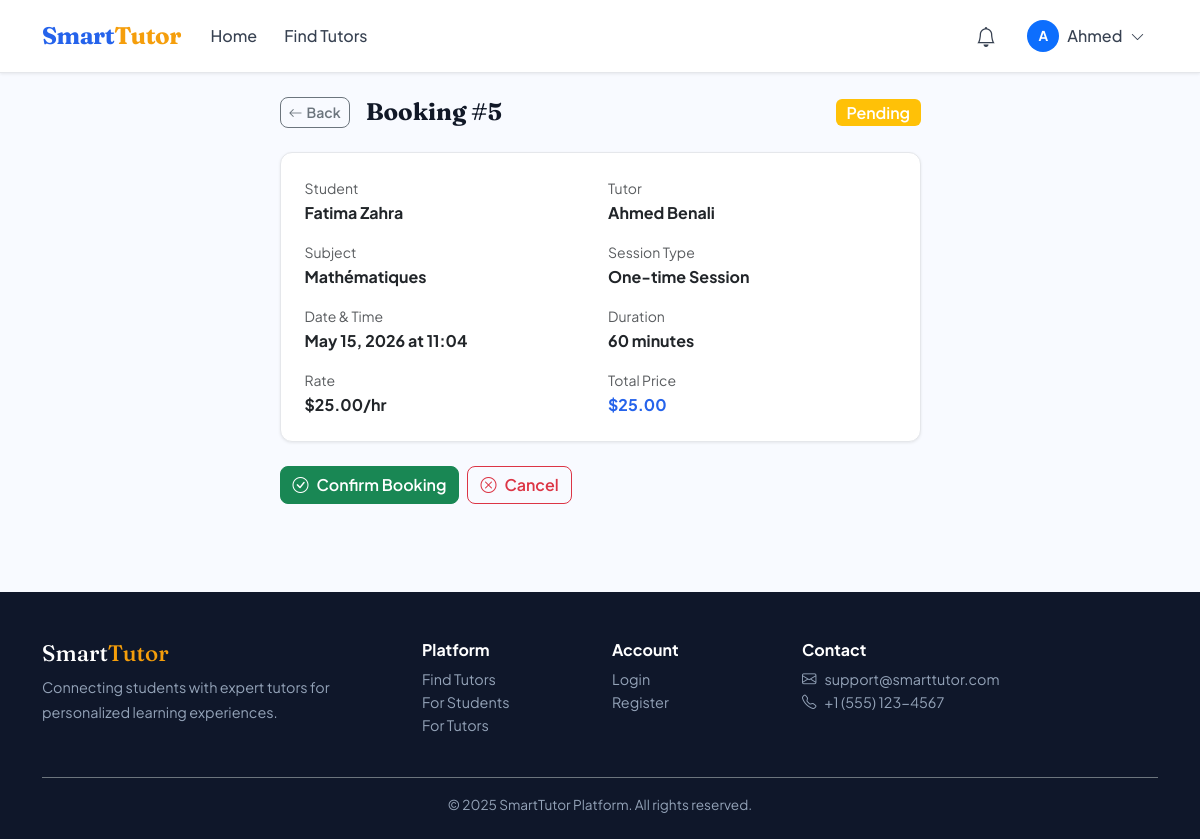
The page /bookings/5/ (signed in) on the database its author committed.
### accounts/models.py (models this page shows, shortened)
class User(AbstractUser):
    ROLE_STUDENT = 'student'
    ROLE_TUTOR = 'tutor'
    ROLE_ADMIN = 'admin'
    ROLE_CHOICES = [
        (ROLE_STUDENT, 'Student'),
        (ROLE_TUTOR, 'Tutor'),
        (ROLE_ADMIN, 'Admin'),
    ]
    role = models.CharField(max_length=10, choices=ROLE_CHOICES, default=ROLE_STUDENT)
    profile_picture = models.ImageField(upload_to='profile_pics/', blank=True, null=True)
    phone = models.CharField(max_length=20, blank=True)
    bio = models.TextField(blank=True)
    date_of_birth = models.DateField(null=True, blank=True)
    is_verified = models.BooleanField(default=False)
    created_at = models.DateTimeField(auto_now_add=True)
    updated_at = models.DateTimeField(auto_now=True)
    class Meta:
        db_table = 'users'
        verbose_name = 'User'
        verbose_name_plural = 'Users'

### bookings/models.py (models this page shows, shortened)
class Booking(models.Model):
    STATUS_PENDING = 'pending'
    STATUS_CONFIRMED = 'confirmed'
    STATUS_CANCELLED = 'cancelled'
    STATUS_COMPLETED = 'completed'
    STATUS_CHOICES = [
        (STATUS_PENDING, 'Pending'),
        (STATUS_CONFIRMED, 'Confirmed'),
        (STATUS_CANCELLED, 'Cancelled'),
        (STATUS_COMPLETED, 'Completed'),
    ]
    SESSION_TYPES = [
        ('one_time', 'One-time Session'),
        ('recurring', 'Recurring Session'),
        ('package', 'Package (5 sessions)'),
    ]
    student = models.ForeignKey(User, on_delete=models.CASCADE, related_name='bookings_as_student')
    tutor = models.ForeignKey(User, on_delete=models.CASCADE, related_name='bookings_as_tutor')
    subject = models.ForeignKey(Subject, on_delete=models.SET_NULL, null=True, related_name='bookings')
    scheduled_time = models.DateTimeField()
    duration_minutes = models.PositiveIntegerField(default=60)
    session_type = models.CharField(max_length=20, choices=SESSION_TYPES, default='one_time')
    status = models.CharField(max_length=20, choices=STATUS_CHOICES, default=STATUS_PENDING)
    hourly_rate = models.DecimalField(max_digits=8, decimal_places=2)
    total_price = models.DecimalField(max_digits=10, decimal_places=2)
    notes = models.TextField(blank=True, help_text="Student's notes or questions for the tutor")
    tutor_notes = models.TextField(blank=True, help_text="Tutor's session notes")
    meeting_link = models.URLField(blank=True)
    cancellation_reason = models.TextField(blank=True)
    cancelled_by = models.ForeignKey(User, on_delete=models.SET_NULL, null=True, blank=True, related_name='cancelled_bookings')
    created_at = models.DateTimeField(auto_now_add=True)
    updated_at = models.DateTimeField(auto_now=True)
    class Meta:
        db_table = 'bookings'
        ordering = ['-scheduled_time']
    def get_status_badge(self):
        badges = {
            'pending': 'warning',
            'confirmed': 'success',
            'cancelled': 'danger',
            'completed': 'secondary',
        }
        return badges.get(self.status, 'secondary')

### tutors/models.py (models this page shows, shortened)
class Subject(models.Model):
    name = models.CharField(max_length=100, unique=True)
    category = models.CharField(max_length=50, blank=True)
    icon = models.CharField(max_length=50, blank=True, help_text="Bootstrap icon class")
    description = models.TextField(blank=True)
    created_at = models.DateTimeField(auto_now_add=True)
    class Meta:
        db_table = 'subjects'
        ordering = ['name']

### bookings/views.py (the view)
# urls.py: path('<int:pk>/', views.booking_detail, name='detail'),
@login_required
def booking_detail(request, pk):
    booking = get_object_or_404(Booking, pk=pk)
    if request.user not in [booking.student, booking.tutor] and not request.user.is_admin_user:
        messages.error(request, "You don't have permission to view this booking.")
        return redirect('dashboard:redirect')
    return render(request, 'bookings/booking_detail.html', {'booking': booking})

### notifications/context_processors.py (called while the page is built)
def notifications_processor(request):
    if request.user.is_authenticated:
        unread_count = request.user.notifications.filter(is_read=False).count()
        recent_notifications = request.user.notifications.all()[:5]
        return {
            'unread_notifications_count': unread_count,
            'recent_notifications': recent_notifications,
        }
    return {
        'unread_notifications_count': 0,
        'recent_notifications': [],
    }

### notifications/models.py (called while the page is built)
    def get_icon(self):
        return self.ICON_MAP.get(self.notification_type, 'bi-bell')

### bookings/templates/bookings/booking_detail.html (shortened to what this page needs)
{% extends 'base.html' %}
{% block content %}
<div class="container py-4">
    <div class="row justify-content-center">
        <div class="col-lg-7">
            <div class="d-flex align-items-center gap-3 mb-4">
                <a href="{% url 'dashboard:redirect' %}" class="btn btn-outline-secondary btn-sm">
                    <i class="bi bi-arrow-left me-1"></i>Back
                </a>
                <h4 style="font-family:var(--font-display);font-weight:700;margin:0;">
                    Booking #{{ booking.pk }}
                </h4>
                <span class="badge bg-{{ booking.get_status_badge }} ms-auto fs-6">
                    {{ booking.get_status_display }}
                </span>
            </div>
            <div class="card mb-4">
                <div class="card-body p-4">
                    <div class="row g-3">
                        <div class="col-6">
                            <div class="text-muted small">Student</div>
                            <strong>{{ booking.student.get_full_name }}</strong>
                        </div>
                        <div class="col-6">
                            <div class="text-muted small">Tutor</div>
                            <strong>{{ booking.tutor.get_full_name }}</strong>
                        </div>
                        <div class="col-6">
                            <div class="text-muted small">Subject</div>
                            <strong>{{ booking.subject.name|default:"—" }}</strong>
                        </div>
                        <div class="col-6">
                            <div class="text-muted small">Session Type</div>
                            <strong>{{ booking.get_session_type_display }}</strong>
                        </div>
                        <div class="col-6">
                            <div class="text-muted small">Date & Time</div>
                            <strong>{{ booking.scheduled_time|date:"M d, Y" }} at {{ booking.scheduled_time|time:"H:i" }}</strong>
                        </div>
                        <div class="col-6">
                            <div class="text-muted small">Duration</div>
                            <strong>{{ booking.duration_minutes }} minutes</strong>
                        </div>
                        <div class="col-6">
                            <div class="text-muted small">Rate</div>
                            <strong>${{ booking.hourly_rate }}/hr</strong>
                        </div>
                        <div class="col-6">
                            <div class="text-muted small">Total Price</div>
                            <strong class="text-primary">${{ booking.total_price }}</strong>
                        </div>
                    </div>
                </div>
            </div>
            <div class="d-flex flex-wrap gap-2">
                {% if user == booking.tutor %}
                    {% if booking.status == 'pending' %}
                    <a href="{% url 'bookings:confirm' booking.pk %}" class="btn btn-success">
                        <i class="bi bi-check-circle me-2"></i>Confirm Booking
                    </a>
                    {% endif %}
                {% endif %}
                {% if booking.status in 'pending confirmed' %}
                <a href="{% url 'bookings:cancel' booking.pk %}" class="btn btn-outline-danger">
                    <i class="bi bi-x-circle me-2"></i>Cancel
                </a>
                {% endif %}
            </div>
        </div>
    </div>
</div>
{% endblock %}

### templates/base.html (shortened to what this page needs)
<!DOCTYPE html>
<html lang="en">
<head>
    <link href="https://cdn.jsdelivr.net/npm/bootstrap@5.3.2/dist/css/bootstrap.min.css" rel="stylesheet">
    <link href="https://cdn.jsdelivr.net/npm/bootstrap-icons@1.11.3/font/bootstrap-icons.min.css" rel="stylesheet">
</head>
<body>
<nav class="navbar navbar-expand-lg sticky-top">
    <div class="container">
        <a class="navbar-brand" href="{% url 'accounts:home' %}">
            Smart<span>Tutor</span>
        </a>
        <div class="collapse navbar-collapse" id="navMenu">
            <ul class="navbar-nav me-auto">
                <li class="nav-item">
                    <a class="nav-link {% if request.resolver_match.url_name == 'home' %}active{% endif %}"
                       href="{% url 'accounts:home' %}">Home</a>
                </li>
                <li class="nav-item">
                    <a class="nav-link {% if 'tutors' in request.path %}active{% endif %}"
                       href="{% url 'tutors:list' %}">Find Tutors</a>
                </li>
            </ul>
            <ul class="navbar-nav align-items-center gap-1">
                {% if user.is_authenticated %}
                    <li class="nav-item dropdown">
                        <a class="nav-link position-relative" href="#" data-bs-toggle="dropdown">
                            <i class="bi bi-bell fs-5"></i>
                        </a>
                    </li>
                    <li class="nav-item dropdown">
                        <a class="nav-link d-flex align-items-center gap-2" href="#" data-bs-toggle="dropdown">
                            {% if user.profile_picture %}
                                <img src="{{ user.profile_picture.url }}" alt="" class="rounded-circle" width="32" height="32" style="object-fit:cover;">
                            {% else %}
                                <div class="rounded-circle bg-primary d-flex align-items-center justify-content-center"
                                     style="width:32px;height:32px;color:#fff;font-weight:700;font-size:.85rem;">
                                    {{ user.first_name|first|upper }}
                                </div>
                            {% endif %}
                            <span class="d-none d-md-inline fw-600">{{ user.first_name }}</span>
                            <i class="bi bi-chevron-down small"></i>
                        </a>
                    </li>
                {% endif %}
            </ul>
        </div>
    </div>
</nav>
{% block content %}{% endblock %}
{% block footer %}
<footer>
    <div class="container">
        <div class="row g-4 mb-4">
            <div class="col-lg-4">
                <h5 style="font-family:var(--font-display);color:#fff;font-size:1.4rem;">
                    Smart<span style="color:var(--accent);">Tutor</span>
                </h5>
                <p class="mt-2" style="font-size:.9rem;line-height:1.7;">
                    Connecting students with expert tutors for personalized learning experiences.
                </p>
            </div>
            <div class="col-6 col-lg-2">
                <h6>Platform</h6>
                <ul class="list-unstyled mt-2" style="font-size:.9rem;">
                    <li><a href="{% url 'tutors:list' %}">Find Tutors</a></li>
                    <li><a href="{% url 'accounts:register_student' %}">For Students</a></li>
                    <li><a href="{% url 'accounts:register_tutor' %}">For Tutors</a></li>
                </ul>
            </div>
            <div class="col-6 col-lg-2">
                <h6>Account</h6>
                <ul class="list-unstyled mt-2" style="font-size:.9rem;">
                    <li><a href="{% url 'accounts:login' %}">Login</a></li>
                    <li><a href="{% url 'accounts:register' %}">Register</a></li>
                </ul>
            </div>
            <div class="col-lg-4">
                <h6>Contact</h6>
                <p style="font-size:.9rem;">
                    <i class="bi bi-envelope me-2"></i>support@smarttutor.com<br>
                    <i class="bi bi-telephone me-2 mt-1"></i>+1 (555) 123-4567
                </p>
            </div>
        </div>
        <div class="border-top border-secondary pt-3 text-center" style="font-size:.85rem;">
            © 2025 SmartTutor Platform. All rights reserved.
        </div>
    </div>
</footer>
{% endblock %}
</body>
</html>

### rows shown on the page
User: first_name|first "A", first_name "Ahmed"
Booking: pk "5", status "Pending", student.get_full_name "Fatima Zahra", tutor.get_full_name "Ahmed Benali", subject.name "Mathématiques", session_type "One-time Session", scheduled_time "May 15, 2026", scheduled_time "11:04", duration_minutes "60", hourly_rate "25.00", total_price "25.00"
